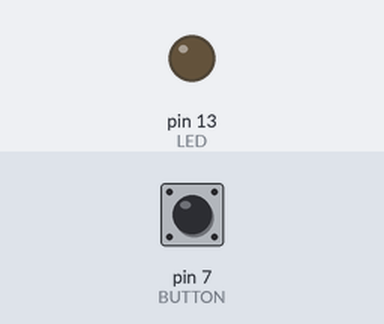
The sketch below on a simulated Arduino Uno, built with avr-gcc and run on an emulated ATmega328P. Shown: output pins drawn as LEDs (lit = HIGH). The inputs (shaded band) are chosen by the test bench; at power-on: pin 7 (BUTTON) LOW.

Above: at 1.2 s.
1.3 s: pin 7 (BUTTON) pulled HIGH for 0.15 s
At 2.4 s:
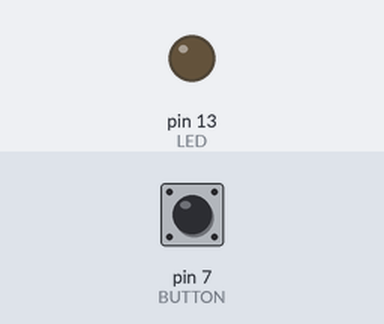
3.0 s: pin 7 (BUTTON) pulled HIGH for 1 s
At 3.8 s:
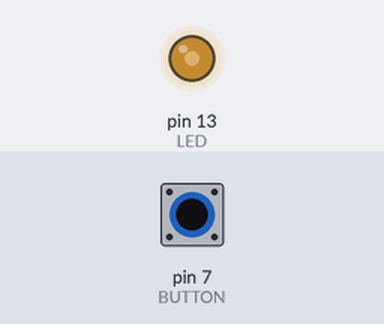
5.5 s: pin 7 (BUTTON) pulled HIGH for 3.2 s
At 9.4 s:
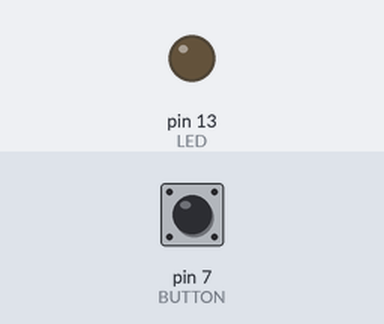
Timing chart, 0 to 10.9 s (numbered marks = the images above; inputs shaded):
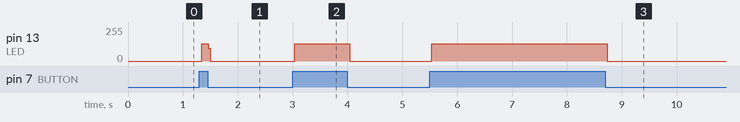

Measured:
- after the input at 1.3 s, pin 13 (LED): 0/255 → 128/255 at once, → 0/255 0.12 s later
- after the input at 3.0 s, pin 13 (LED): 0/255 → 128/255 at once, → 0/255 1.0 s later
- after the input at 5.5 s, pin 13 (LED): 0/255 → 128/255 at once, → 0/255 3.2 s later

The sketch:

On_Off_light.ino
```cpp
const int LED = 13;
const int BUTTON = 7;
int val = 0;
int state = 0; // 0 = LED off while 1 = LED on
void setup() {
pinMode(LED, OUTPUT); // tell Arduino LED is an output pinMode(BUTTON, INPUT)
}
void loop() {
val = digitalRead(BUTTON);
if (val == HIGH) {
    state = 1 - state;
  }
if (state == 1) {
digitalWrite(LED, HIGH); // turn LED ON
}else{ digitalWrite(LED, LOW);
}
}
```
